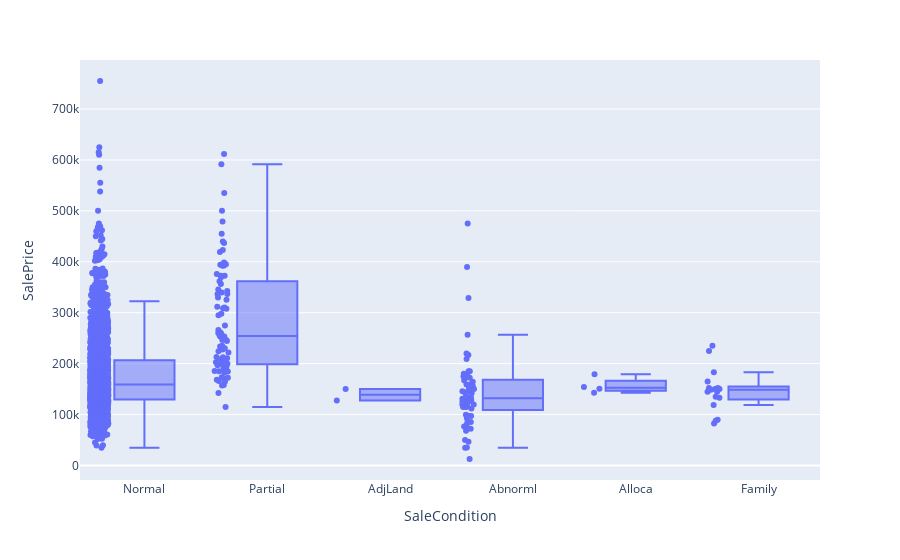

This figure's notebook cell:
### Code cell
import plotly.express as px
fig = px.box(housing, x= 'SaleCondition', y="SalePrice", points="all")
fig.show()

### Figure 1 — Plotly figure (JSON) as saved in the notebook; plotly's stock layout.template omitted (floating-point values rounded to 4 significant figures; data arrays with more than 128 entries replaced by an {"elided": "..."} marker saying what was removed)
{"data": [{"alignmentgroup": "True", "boxpoints": "all", "hovertemplate": "SaleCondition=%{x}<br>SalePrice=%{y}<extra></extra>", "legendgroup": "", "marker": {"color": "#636efa"}, "name": "", "notched": false, "offsetgroup": "", "orientation": "v", "showlegend": false, "type": "box", "x": {"elided": "2579 str values"}, "x0": " ", "xaxis": "x", "y": {"elided": "2579 int values"}, "y0": " ", "yaxis": "y"}], "layout": {"boxmode": "group", "legend": {"tracegroupgap": 0}, "margin": {"t": 60}, "xaxis": {"anchor": "y", "domain": [0, 1], "title": {"text": "SaleCondition"}}, "yaxis": {"anchor": "x", "domain": [0, 1], "title": {"text": "SalePrice"}}}}
